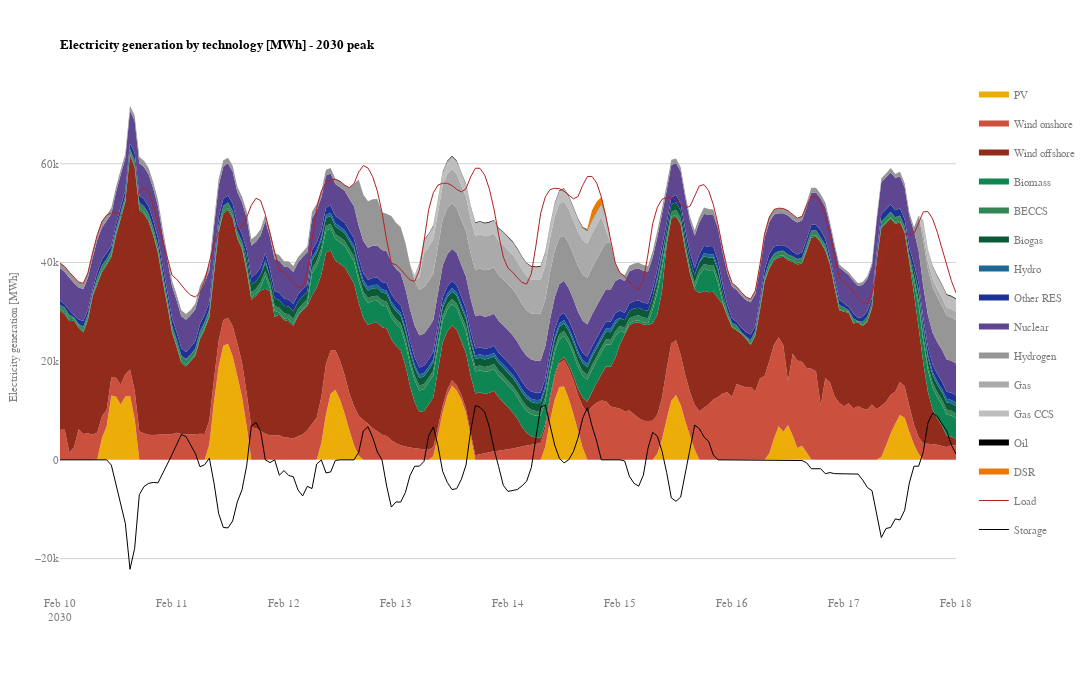

The code cell stored with this chart in its notebook:
### Code cell
fig = go.Figure()

p_by_carrier_peak = p_by_carrier.loc['2030-02-10 00:00:00':'2030-02-18 00:00:00']
load_peak = load.sum(axis=1).loc['2030-02-10 00:00:00':'2030-02-18 00:00:00']

#battery_charge = network.storage_units_t.state_of_charge
battery_storage_peak = battery_storage.sum(axis=1).loc['2030-02-10 00:00:00':'2030-02-18 00:00:00']

fig.add_trace(go.Scatter(x=p_by_carrier_peak.index, y=p_by_carrier_peak['PV'], stackgroup='one', mode='none',name='PV', fillcolor=fuel_color('PV'), legendgroup='group1'))
fig.add_trace(go.Scatter(x=p_by_carrier_peak.index, y=p_by_carrier_peak['Wind'], stackgroup='one', mode='none', name='Wind onshore', fillcolor=fuel_color('Wind onshore'), legendgroup='group2'))
fig.add_trace(go.Scatter(x=p_by_carrier_peak.index, y=p_by_carrier_peak['Wind offshore'], stackgroup='one', mode='none', name='Wind offshore', fillcolor=fuel_color('Wind offshore'), legendgroup='group3'))
fig.add_trace(go.Scatter(x=p_by_carrier_peak.index, y=p_by_carrier_peak['Biomass'], stackgroup='one', mode='none',name='Biomass', fillcolor=fuel_color('biomass'), legendgroup='group4')) 
fig.add_trace(go.Scatter(x=p_by_carrier_peak.index, y=p_by_carrier_peak['BECCS'], stackgroup='one', mode='none',name='BECCS', fillcolor=fuel_color('beccs'), legendgroup='group5')) 
fig.add_trace(go.Scatter(x=p_by_carrier_peak.index, y=p_by_carrier_peak['Biogas'], stackgroup='one', mode='none',name='Biogas', fillcolor=fuel_color('biogas'), legendgroup='group6'))
fig.add_trace(go.Scatter(x=p_by_carrier_peak.index, y=p_by_carrier_peak['Hydro'], stackgroup='one', mode='none',name='Hydro', fillcolor=fuel_color('Hydro'), legendgroup='group7'))
fig.add_trace(go.Scatter(x=p_by_carrier_peak.index, y=p_by_carrier_peak['Other RES'], stackgroup='one', mode='none',name='Other RES', fillcolor=fuel_color('Other RES'), legendgroup='group8'))
fig.add_trace(go.Scatter(x=p_by_carrier_peak.index, y=p_by_carrier_peak['Nuclear'], stackgroup='one', mode='none', name='Nuclear', fillcolor=fuel_color('nuclear'), legendgroup='group9'))
fig.add_trace(go.Scatter(x=p_by_carrier_peak.index, y=p_by_carrier_peak['Hydrogen'], stackgroup='one', mode='none', name='Hydrogen', fillcolor=fuel_color('Hydrogen'), legendgroup='group10'))
fig.add_trace(go.Scatter(x=p_by_carrier_peak.index, y=p_by_carrier_peak['Gas'], stackgroup='one', mode='none', name='Gas', fillcolor=fuel_color('Gas'), legendgroup='group11'))
fig.add_trace(go.Scatter(x=p_by_carrier_peak.index, y=p_by_carrier_peak['Gas CCS'], stackgroup='one', mode='none', name='Gas CCS', fillcolor=fuel_color('Gas CCS'), legendgroup='group12'))
fig.add_trace(go.Scatter(x=p_by_carrier_peak.index, y=p_by_carrier_peak['Oil'], stackgroup='one', mode='none', name='Oil', fillcolor=fuel_color('oil'), legendgroup='group13'))
fig.add_trace(go.Scatter(x=p_by_carrier_peak.index, y=p_by_carrier_peak['DSR'], stackgroup='one', mode='none',name='DSR', fillcolor=fuel_color('dsr'), legendgroup='group14'))
fig.add_trace(go.Scatter(x=p_by_carrier_peak.index, y=load_peak, line = dict(color='firebrick', width=1), name='Load', legendgroup='group15'))
fig.add_trace(go.Scatter(x=p_by_carrier_peak.index, y=battery_storage_peak, line = dict(color='black', width=1), name='Storage', legendgroup='group16'))

fig.update_layout(
        width=1200,
        height=675,
        plot_bgcolor='white',  
        title=dict(
            text='<b>Electricity generation by technology [MWh] - 2030 peak</b>',
            font=dict(
                family="Work Sans, sans-serif",
                size=13,
                color="black",
            ),
            x=0,
            xref='paper',
            yref='paper',
            xanchor="left", 
            yanchor="top",
        ),
        margin=dict(t=80, b=80,l=50, r=50),
        font=dict(
            family="Work Sans, sans-serif",
            size=11,
            color="grey"
        ),
)

fig.update_yaxes(
        title=dict(
            text='Electricity generation [MWh]',
            font=dict(
                family="Work Sans, sans-serif",
                size=11,
                color="grey",
            )
        ),
    showgrid=True,
    gridwidth=1, 
    gridcolor='LightGrey'
)

fig.show(    
    config={
        'modeBarButtonsToRemove': ['lasso2d', "zoomIn2d", 'resetScale2d'],
        "locale": "en",
        "toImageButtonOptions": {"width": None, "height": None}
    },
)

### Figure 1 — Plotly figure (JSON) as saved in the notebook; plotly's stock layout.template omitted (floating-point values rounded to 4 significant figures; data arrays with more than 128 entries replaced by an {"elided": "..."} marker saying what was removed)
{"data": [{"fillcolor": "rgb(237, 173, 8)", "legendgroup": "group1", "mode": "none", "name": "PV", "stackgroup": "one", "type": "scatter", "x": {"elided": "193 str values"}, "y": {"elided": "193 float values"}}, {"fillcolor": "rgb(204, 80, 62)", "legendgroup": "group2", "mode": "none", "name": "Wind onshore", "stackgroup": "one", "type": "scatter", "x": {"elided": "193 str values"}, "y": {"elided": "193 float values"}}, {"fillcolor": "rgb(145, 44, 29)", "legendgroup": "group3", "mode": "none", "name": "Wind offshore", "stackgroup": "one", "type": "scatter", "x": {"elided": "193 str values"}, "y": {"elided": "193 float values"}}, {"fillcolor": "rgb(15, 133, 84)", "legendgroup": "group4", "mode": "none", "name": "Biomass", "stackgroup": "one", "type": "scatter", "x": {"elided": "193 str values"}, "y": {"elided": "193 float values"}}, {"fillcolor": "rgb(50, 133, 84)", "legendgroup": "group5", "mode": "none", "name": "BECCS", "stackgroup": "one", "type": "scatter", "x": {"elided": "193 str values"}, "y": {"elided": "193 float values"}}, {"fillcolor": "rgb(10, 89, 56)", "legendgroup": "group6", "mode": "none", "name": "Biogas", "stackgroup": "one", "type": "scatter", "x": {"elided": "193 str values"}, "y": {"elided": "193 float values"}}, {"fillcolor": "rgb(29, 105, 150)", "legendgroup": "group7", "mode": "none", "name": "Hydro", "stackgroup": "one", "type": "scatter", "x": {"elided": "193 str values"}, "y": {"elided": "193 float values"}}, {"fillcolor": "rgb(29, 50, 150)", "legendgroup": "group8", "mode": "none", "name": "Other RES", "stackgroup": "one", "type": "scatter", "x": {"elided": "193 str values"}, "y": {"elided": "193 float values"}}, {"fillcolor": "rgb(95, 70, 144)", "legendgroup": "group9", "mode": "none", "name": "Nuclear", "stackgroup": "one", "type": "scatter", "x": {"elided": "193 str values"}, "y": {"elided": "193 float values"}}, {"fillcolor": "rgb(150, 150, 150)", "legendgroup": "group10", "mode": "none", "name": "Hydrogen", "stackgroup": "one", "type": "scatter", "x": {"elided": "193 str values"}, "y": {"elided": "193 float values"}}, {"fillcolor": "rgb(170, 170, 170)", "legendgroup": "group11", "mode": "none", "name": "Gas", "stackgroup": "one", "type": "scatter", "x": {"elided": "193 str values"}, "y": {"elided": "193 float values"}}, {"fillcolor": "rgb(190, 190, 190)", "legendgroup": "group12", "mode": "none", "name": "Gas CCS", "stackgroup": "one", "type": "scatter", "x": {"elided": "193 str values"}, "y": {"elided": "193 float values"}}, {"fillcolor": "black", "legendgroup": "group13", "mode": "none", "name": "Oil", "stackgroup": "one", "type": "scatter", "x": {"elided": "193 str values"}, "y": {"elided": "193 int values"}}, {"fillcolor": "rgb(235, 121, 0)", "legendgroup": "group14", "mode": "none", "name": "DSR", "stackgroup": "one", "type": "scatter", "x": {"elided": "193 str values"}, "y": {"elided": "193 float values"}}, {"legendgroup": "group15", "line": {"color": "firebrick", "width": 1}, "name": "Load", "type": "scatter", "x": {"elided": "193 str values"}, "y": {"elided": "193 float values"}}, {"legendgroup": "group16", "line": {"color": "black", "width": 1}, "name": "Storage", "type": "scatter", "x": {"elided": "193 str values"}, "y": {"elided": "193 float values"}}], "layout": {"font": {"color": "grey", "family": "Work Sans, sans-serif", "size": 11}, "height": 675, "margin": {"b": 80, "l": 50, "r": 50, "t": 80}, "plot_bgcolor": "white", "title": {"font": {"color": "black", "family": "Work Sans, sans-serif", "size": 13}, "text": "<b>Electricity generation by technology [MWh] - 2030 peak</b>", "x": 0, "xanchor": "left", "xref": "paper", "yanchor": "top", "yref": "paper"}, "width": 1200, "yaxis": {"gridcolor": "LightGrey", "gridwidth": 1, "showgrid": true, "title": {"font": {"color": "grey", "family": "Work Sans, sans-serif", "size": 11}, "text": "Electricity generation [MWh]"}}}}
